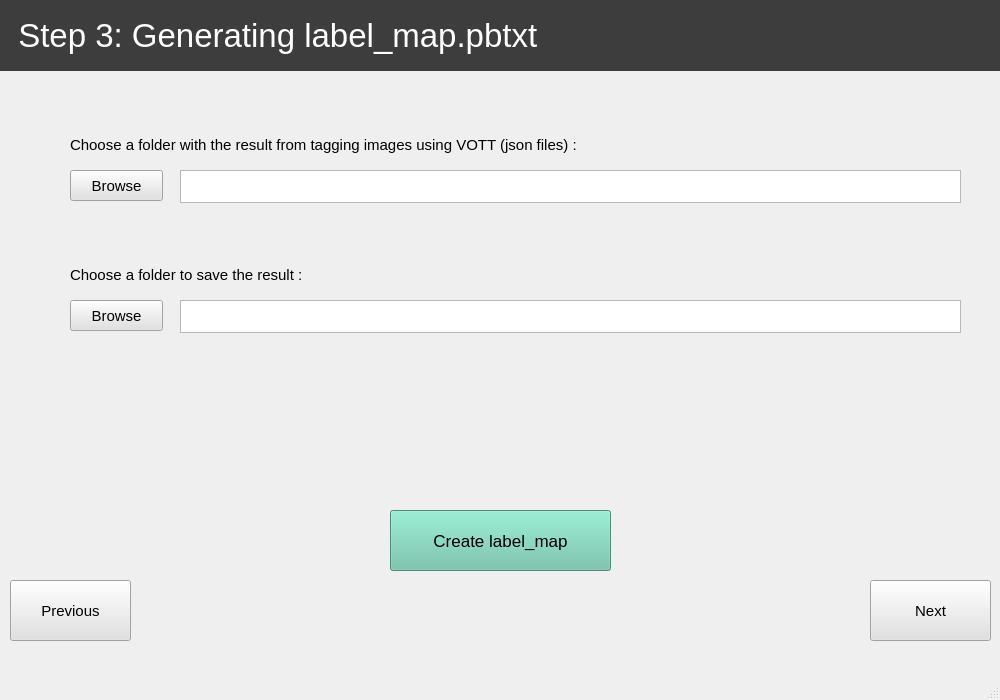
<?xml version="1.0" encoding="UTF-8"?>
<ui version="4.0">
 <class>step3</class>
 <widget class="QMainWindow" name="step3">
  <property name="geometry">
   <rect>
    <x>0</x>
    <y>0</y>
    <width>1000</width>
    <height>700</height>
   </rect>
  </property>
  <property name="windowTitle">
   <string>Scantronic</string>
  </property>
  <widget class="QWidget" name="centralwidget">
   <widget class="QTextEdit" name="textEdit">
    <property name="geometry">
     <rect>
      <x>180</x>
      <y>300</y>
      <width>781</width>
      <height>33</height>
     </rect>
    </property>
    <property name="font">
     <font>
      <pointsize>10</pointsize>
     </font>
    </property>
    <property name="focusPolicy">
     <enum>Qt::NoFocus</enum>
    </property>
   </widget>
   <widget class="QTextEdit" name="textEdit_2">
    <property name="geometry">
     <rect>
      <x>180</x>
      <y>170</y>
      <width>781</width>
      <height>33</height>
     </rect>
    </property>
    <property name="font">
     <font>
      <pointsize>10</pointsize>
     </font>
    </property>
    <property name="focusPolicy">
     <enum>Qt::NoFocus</enum>
    </property>
   </widget>
   <widget class="QLabel" name="label_6">
    <property name="geometry">
     <rect>
      <x>70</x>
      <y>260</y>
      <width>313</width>
      <height>29</height>
     </rect>
    </property>
    <property name="font">
     <font>
      <pointsize>11</pointsize>
     </font>
    </property>
    <property name="text">
     <string>Choose a folder to save the result :</string>
    </property>
   </widget>
   <widget class="QPushButton" name="pushButton_4">
    <property name="geometry">
     <rect>
      <x>70</x>
      <y>170</y>
      <width>93</width>
      <height>31</height>
     </rect>
    </property>
    <property name="palette">
     <palette>
      <active>
       <colorrole role="Button">
        <brush brushstyle="SolidPattern">
         <color alpha="255">
          <red>225</red>
          <green>225</green>
          <blue>225</blue>
         </color>
        </brush>
       </colorrole>
       <colorrole role="Base">
        <brush brushstyle="SolidPattern">
         <color alpha="255">
          <red>225</red>
          <green>225</green>
          <blue>225</blue>
         </color>
        </brush>
       </colorrole>
       <colorrole role="Window">
        <brush brushstyle="SolidPattern">
         <color alpha="255">
          <red>225</red>
          <green>225</green>
          <blue>225</blue>
         </color>
        </brush>
       </colorrole>
      </active>
      <inactive>
       <colorrole role="Button">
        <brush brushstyle="SolidPattern">
         <color alpha="255">
          <red>225</red>
          <green>225</green>
          <blue>225</blue>
         </color>
        </brush>
       </colorrole>
       <colorrole role="Base">
        <brush brushstyle="SolidPattern">
         <color alpha="255">
          <red>225</red>
          <green>225</green>
          <blue>225</blue>
         </color>
        </brush>
       </colorrole>
       <colorrole role="Window">
        <brush brushstyle="SolidPattern">
         <color alpha="255">
          <red>225</red>
          <green>225</green>
          <blue>225</blue>
         </color>
        </brush>
       </colorrole>
      </inactive>
      <disabled>
       <colorrole role="Button">
        <brush brushstyle="SolidPattern">
         <color alpha="255">
          <red>225</red>
          <green>225</green>
          <blue>225</blue>
         </color>
        </brush>
       </colorrole>
       <colorrole role="Base">
        <brush brushstyle="SolidPattern">
         <color alpha="255">
          <red>225</red>
          <green>225</green>
          <blue>225</blue>
         </color>
        </brush>
       </colorrole>
       <colorrole role="Window">
        <brush brushstyle="SolidPattern">
         <color alpha="255">
          <red>225</red>
          <green>225</green>
          <blue>225</blue>
         </color>
        </brush>
       </colorrole>
      </disabled>
     </palette>
    </property>
    <property name="font">
     <font>
      <pointsize>11</pointsize>
     </font>
    </property>
    <property name="styleSheet">
     <string notr="true">background-color: rgb(225, 225, 225);</string>
    </property>
    <property name="text">
     <string>Browse</string>
    </property>
   </widget>
   <widget class="QLabel" name="label_5">
    <property name="geometry">
     <rect>
      <x>70</x>
      <y>130</y>
      <width>691</width>
      <height>30</height>
     </rect>
    </property>
    <property name="font">
     <font>
      <pointsize>11</pointsize>
     </font>
    </property>
    <property name="text">
     <string>Choose a folder with the result from tagging images using VOTT (json files) :</string>
    </property>
   </widget>
   <widget class="QPushButton" name="pushButton_5">
    <property name="geometry">
     <rect>
      <x>70</x>
      <y>300</y>
      <width>93</width>
      <height>31</height>
     </rect>
    </property>
    <property name="palette">
     <palette>
      <active>
       <colorrole role="Button">
        <brush brushstyle="SolidPattern">
         <color alpha="255">
          <red>225</red>
          <green>225</green>
          <blue>225</blue>
         </color>
        </brush>
       </colorrole>
       <colorrole role="Base">
        <brush brushstyle="SolidPattern">
         <color alpha="255">
          <red>225</red>
          <green>225</green>
          <blue>225</blue>
         </color>
        </brush>
       </colorrole>
       <colorrole role="Window">
        <brush brushstyle="SolidPattern">
         <color alpha="255">
          <red>225</red>
          <green>225</green>
          <blue>225</blue>
         </color>
        </brush>
       </colorrole>
      </active>
      <inactive>
       <colorrole role="Button">
        <brush brushstyle="SolidPattern">
         <color alpha="255">
          <red>225</red>
          <green>225</green>
          <blue>225</blue>
         </color>
        </brush>
       </colorrole>
       <colorrole role="Base">
        <brush brushstyle="SolidPattern">
         <color alpha="255">
          <red>225</red>
          <green>225</green>
          <blue>225</blue>
         </color>
        </brush>
       </colorrole>
       <colorrole role="Window">
        <brush brushstyle="SolidPattern">
         <color alpha="255">
          <red>225</red>
          <green>225</green>
          <blue>225</blue>
         </color>
        </brush>
       </colorrole>
      </inactive>
      <disabled>
       <colorrole role="Button">
        <brush brushstyle="SolidPattern">
         <color alpha="255">
          <red>225</red>
          <green>225</green>
          <blue>225</blue>
         </color>
        </brush>
       </colorrole>
       <colorrole role="Base">
        <brush brushstyle="SolidPattern">
         <color alpha="255">
          <red>225</red>
          <green>225</green>
          <blue>225</blue>
         </color>
        </brush>
       </colorrole>
       <colorrole role="Window">
        <brush brushstyle="SolidPattern">
         <color alpha="255">
          <red>225</red>
          <green>225</green>
          <blue>225</blue>
         </color>
        </brush>
       </colorrole>
      </disabled>
     </palette>
    </property>
    <property name="font">
     <font>
      <pointsize>11</pointsize>
     </font>
    </property>
    <property name="styleSheet">
     <string notr="true">background-color: rgb(225, 225, 225);</string>
    </property>
    <property name="text">
     <string>Browse</string>
    </property>
   </widget>
   <widget class="QPushButton" name="pushButton">
    <property name="geometry">
     <rect>
      <x>390</x>
      <y>510</y>
      <width>221</width>
      <height>61</height>
     </rect>
    </property>
    <property name="font">
     <font>
      <pointsize>13</pointsize>
     </font>
    </property>
    <property name="styleSheet">
     <string notr="true">background-color: rgb(105, 194, 166);</string>
    </property>
    <property name="text">
     <string>Create label_map</string>
    </property>
   </widget>
   <widget class="QLabel" name="label">
    <property name="geometry">
     <rect>
      <x>0</x>
      <y>0</y>
      <width>1001</width>
      <height>71</height>
     </rect>
    </property>
    <property name="palette">
     <palette>
      <active>
       <colorrole role="WindowText">
        <brush brushstyle="SolidPattern">
         <color alpha="255">
          <red>255</red>
          <green>255</green>
          <blue>255</blue>
         </color>
        </brush>
       </colorrole>
       <colorrole role="Button">
        <brush brushstyle="SolidPattern">
         <color alpha="255">
          <red>61</red>
          <green>61</green>
          <blue>61</blue>
         </color>
        </brush>
       </colorrole>
       <colorrole role="Base">
        <brush brushstyle="SolidPattern">
         <color alpha="255">
          <red>61</red>
          <green>61</green>
          <blue>61</blue>
         </color>
        </brush>
       </colorrole>
       <colorrole role="Window">
        <brush brushstyle="SolidPattern">
         <color alpha="255">
          <red>61</red>
          <green>61</green>
          <blue>61</blue>
         </color>
        </brush>
       </colorrole>
      </active>
      <inactive>
       <colorrole role="WindowText">
        <brush brushstyle="SolidPattern">
         <color alpha="255">
          <red>255</red>
          <green>255</green>
          <blue>255</blue>
         </color>
        </brush>
       </colorrole>
       <colorrole role="Button">
        <brush brushstyle="SolidPattern">
         <color alpha="255">
          <red>61</red>
          <green>61</green>
          <blue>61</blue>
         </color>
        </brush>
       </colorrole>
       <colorrole role="Base">
        <brush brushstyle="SolidPattern">
         <color alpha="255">
          <red>61</red>
          <green>61</green>
          <blue>61</blue>
         </color>
        </brush>
       </colorrole>
       <colorrole role="Window">
        <brush brushstyle="SolidPattern">
         <color alpha="255">
          <red>61</red>
          <green>61</green>
          <blue>61</blue>
         </color>
        </brush>
       </colorrole>
      </inactive>
      <disabled>
       <colorrole role="WindowText">
        <brush brushstyle="SolidPattern">
         <color alpha="255">
          <red>120</red>
          <green>120</green>
          <blue>120</blue>
         </color>
        </brush>
       </colorrole>
       <colorrole role="Button">
        <brush brushstyle="SolidPattern">
         <color alpha="255">
          <red>61</red>
          <green>61</green>
          <blue>61</blue>
         </color>
        </brush>
       </colorrole>
       <colorrole role="Base">
        <brush brushstyle="SolidPattern">
         <color alpha="255">
          <red>61</red>
          <green>61</green>
          <blue>61</blue>
         </color>
        </brush>
       </colorrole>
       <colorrole role="Window">
        <brush brushstyle="SolidPattern">
         <color alpha="255">
          <red>61</red>
          <green>61</green>
          <blue>61</blue>
         </color>
        </brush>
       </colorrole>
      </disabled>
     </palette>
    </property>
    <property name="font">
     <font>
      <pointsize>25</pointsize>
     </font>
    </property>
    <property name="autoFillBackground">
     <bool>false</bool>
    </property>
    <property name="styleSheet">
     <string notr="true">background-color: rgb(61, 61, 61);</string>
    </property>
    <property name="lineWidth">
     <number>17</number>
    </property>
    <property name="text">
     <string>  Step 3: Generating label_map.pbtxt</string>
    </property>
   </widget>
   <widget class="QPushButton" name="pushButton_7">
    <property name="geometry">
     <rect>
      <x>10</x>
      <y>580</y>
      <width>121</width>
      <height>61</height>
     </rect>
    </property>
    <property name="palette">
     <palette>
      <active>
       <colorrole role="Button">
        <brush brushstyle="SolidPattern">
         <color alpha="255">
          <red>225</red>
          <green>225</green>
          <blue>225</blue>
         </color>
        </brush>
       </colorrole>
       <colorrole role="Base">
        <brush brushstyle="SolidPattern">
         <color alpha="255">
          <red>225</red>
          <green>225</green>
          <blue>225</blue>
         </color>
        </brush>
       </colorrole>
       <colorrole role="Window">
        <brush brushstyle="SolidPattern">
         <color alpha="255">
          <red>225</red>
          <green>225</green>
          <blue>225</blue>
         </color>
        </brush>
       </colorrole>
      </active>
      <inactive>
       <colorrole role="Button">
        <brush brushstyle="SolidPattern">
         <color alpha="255">
          <red>225</red>
          <green>225</green>
          <blue>225</blue>
         </color>
        </brush>
       </colorrole>
       <colorrole role="Base">
        <brush brushstyle="SolidPattern">
         <color alpha="255">
          <red>225</red>
          <green>225</green>
          <blue>225</blue>
         </color>
        </brush>
       </colorrole>
       <colorrole role="Window">
        <brush brushstyle="SolidPattern">
         <color alpha="255">
          <red>225</red>
          <green>225</green>
          <blue>225</blue>
         </color>
        </brush>
       </colorrole>
      </inactive>
      <disabled>
       <colorrole role="Button">
        <brush brushstyle="SolidPattern">
         <color alpha="255">
          <red>225</red>
          <green>225</green>
          <blue>225</blue>
         </color>
        </brush>
       </colorrole>
       <colorrole role="Base">
        <brush brushstyle="SolidPattern">
         <color alpha="255">
          <red>225</red>
          <green>225</green>
          <blue>225</blue>
         </color>
        </brush>
       </colorrole>
       <colorrole role="Window">
        <brush brushstyle="SolidPattern">
         <color alpha="255">
          <red>225</red>
          <green>225</green>
          <blue>225</blue>
         </color>
        </brush>
       </colorrole>
      </disabled>
     </palette>
    </property>
    <property name="font">
     <font>
      <pointsize>11</pointsize>
     </font>
    </property>
    <property name="styleSheet">
     <string notr="true">background-color: rgb(225, 225, 225);</string>
    </property>
    <property name="text">
     <string>Previous</string>
    </property>
   </widget>
   <widget class="QPushButton" name="pushButton_8">
    <property name="geometry">
     <rect>
      <x>870</x>
      <y>580</y>
      <width>121</width>
      <height>61</height>
     </rect>
    </property>
    <property name="palette">
     <palette>
      <active>
       <colorrole role="Button">
        <brush brushstyle="SolidPattern">
         <color alpha="255">
          <red>225</red>
          <green>225</green>
          <blue>225</blue>
         </color>
        </brush>
       </colorrole>
       <colorrole role="Base">
        <brush brushstyle="SolidPattern">
         <color alpha="255">
          <red>225</red>
          <green>225</green>
          <blue>225</blue>
         </color>
        </brush>
       </colorrole>
       <colorrole role="Window">
        <brush brushstyle="SolidPattern">
         <color alpha="255">
          <red>225</red>
          <green>225</green>
          <blue>225</blue>
         </color>
        </brush>
       </colorrole>
      </active>
      <inactive>
       <colorrole role="Button">
        <brush brushstyle="SolidPattern">
         <color alpha="255">
          <red>225</red>
          <green>225</green>
          <blue>225</blue>
         </color>
        </brush>
       </colorrole>
       <colorrole role="Base">
        <brush brushstyle="SolidPattern">
         <color alpha="255">
          <red>225</red>
          <green>225</green>
          <blue>225</blue>
         </color>
        </brush>
       </colorrole>
       <colorrole role="Window">
        <brush brushstyle="SolidPattern">
         <color alpha="255">
          <red>225</red>
          <green>225</green>
          <blue>225</blue>
         </color>
        </brush>
       </colorrole>
      </inactive>
      <disabled>
       <colorrole role="Button">
        <brush brushstyle="SolidPattern">
         <color alpha="255">
          <red>225</red>
          <green>225</green>
          <blue>225</blue>
         </color>
        </brush>
       </colorrole>
       <colorrole role="Base">
        <brush brushstyle="SolidPattern">
         <color alpha="255">
          <red>225</red>
          <green>225</green>
          <blue>225</blue>
         </color>
        </brush>
       </colorrole>
       <colorrole role="Window">
        <brush brushstyle="SolidPattern">
         <color alpha="255">
          <red>225</red>
          <green>225</green>
          <blue>225</blue>
         </color>
        </brush>
       </colorrole>
      </disabled>
     </palette>
    </property>
    <property name="font">
     <font>
      <pointsize>11</pointsize>
     </font>
    </property>
    <property name="styleSheet">
     <string notr="true">background-color: rgb(225, 225, 225);</string>
    </property>
    <property name="text">
     <string>Next</string>
    </property>
   </widget>
  </widget>
  <widget class="QMenuBar" name="menubar">
   <property name="geometry">
    <rect>
     <x>0</x>
     <y>0</y>
     <width>1000</width>
     <height>26</height>
    </rect>
   </property>
  </widget>
  <widget class="QStatusBar" name="statusbar"/>
 </widget>
 <resources/>
 <connections/>
</ui>
